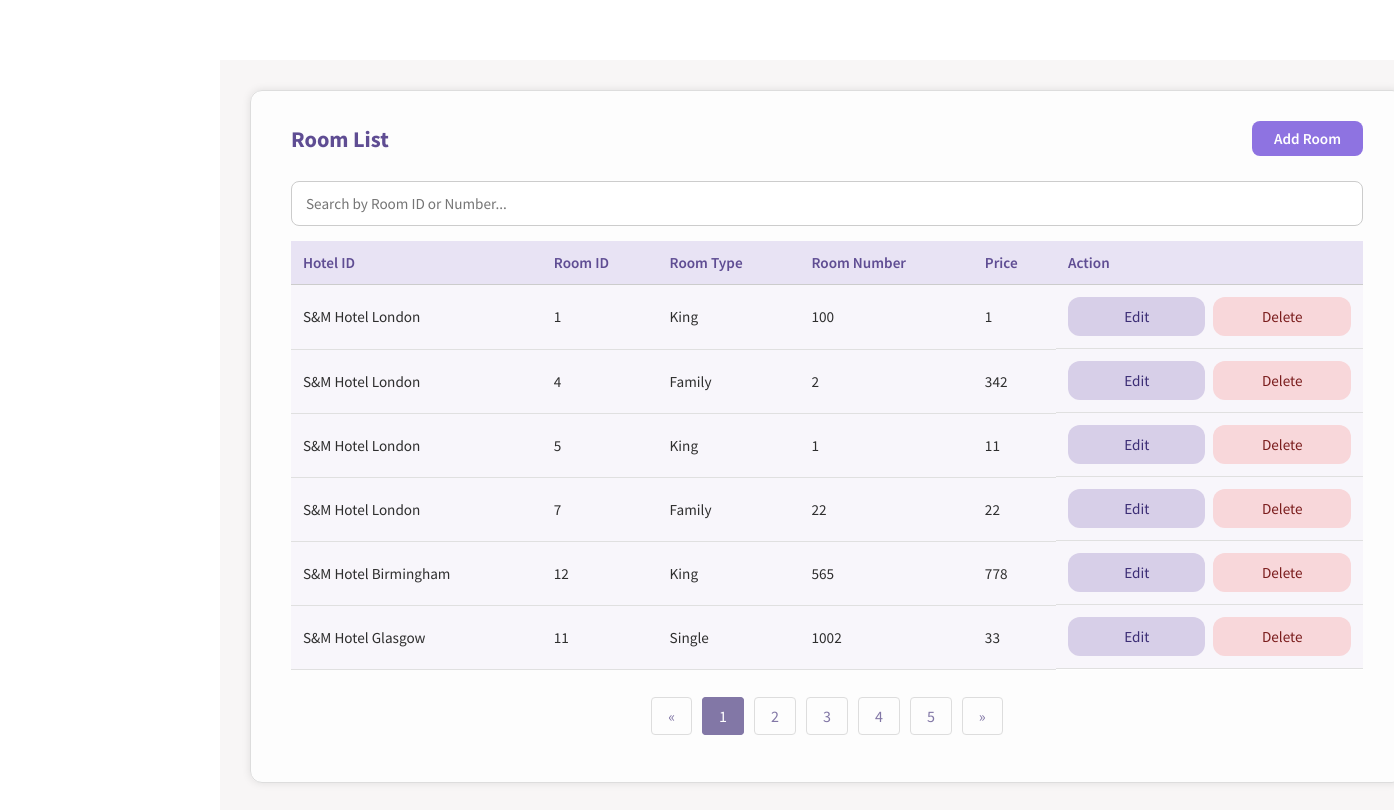
Before: /room.php (signed in) with the older database file.
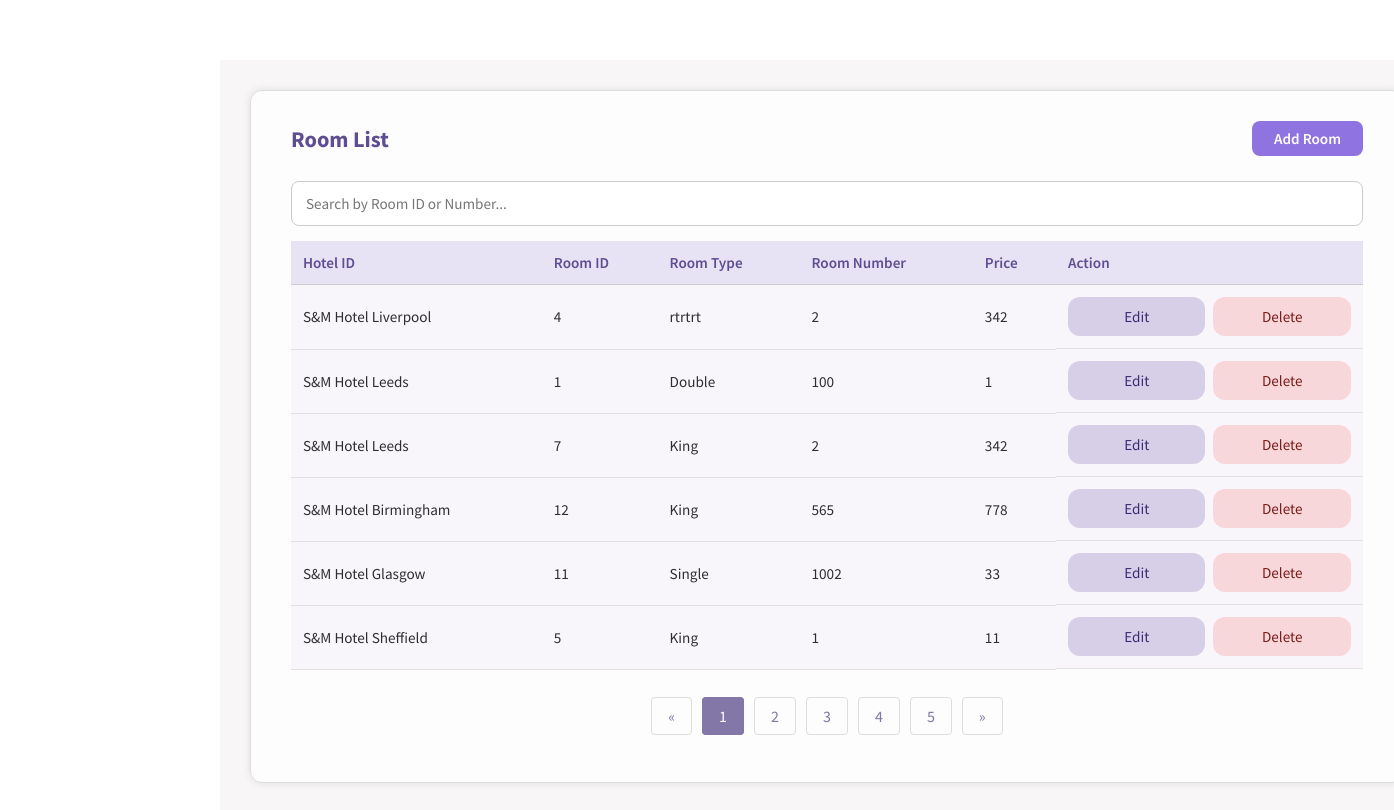
After: the same page with the newer database file.
### tables this page shows
CREATE TABLE ROOM(
ROOM_ID INTEGER NOT NULL PRIMARY KEY AUTOINCREMENT,
ROOM_NO INTEGER NOT NULL,
ROOM_TYPE_ID INTEGER NOT NULL,
PRICE DOUBLE(2) NOT NULL,
HOTEL_ID INTEGER NOT NULL,
FOREIGN KEY (ROOM_TYPE_ID) REFERENCES ROOM_TYPE(ROOM_TYPE_ID) ON DELETE CASCADE ON UPDATE CASCADE,
FOREIGN KEY (HOTEL_ID) REFERENCES HOTEL(HOTEL_ID) ON DELETE CASCADE ON UPDATE CASCADE
);

CREATE TABLE HOTEL(
HOTEL_ID INTEGER NOT NULL PRIMARY KEY AUTOINCREMENT,
HOTEL_NAME TEXT NOT NULL,
HOTEL_ADDRESS TEXT NOT NULL,
CITY TEXT NOT NULL,
POSTCODE TEXT NOT NULL,
HOTEL_TELNO TEXT NOT NULL UNIQUE,
HOTEL_EMAIL TEXT NOT NULL UNIQUE
);

CREATE TABLE ROOM_TYPE(
ROOM_TYPE_ID INTEGER  NOT NULL PRIMARY KEY AUTOINCREMENT,
ROOM_TYPE_NAME TEXT NOT NULL,
ROOM_TYPE_DESCRIPTION TEXT NOT NULL
);

### functions.php (the view, shortened to what this page needs)
<?php
function createDB()
{
    $db = new SQLite3('hotelSQL.db');
    $db->exec("PRAGMA foreign_keys = ON");
    return $db;
}
function RoomList($editingId = null)
{
    $db = createDB();
    $select_query = "SELECT * FROM ROOM r
INNER JOIN HOTEL h ON (r.HOTEL_ID = h.HOTEL_ID)
INNER JOIN ROOM_TYPE rt ON (r.ROOM_TYPE_ID = rt.ROOM_TYPE_ID)
ORDER BY HOTEL_ID ASC
";
    $result = $db->query($select_query);
    while ($row = $result->fetchArray(SQLITE3_ASSOC)) {
        if ($editingId == $row['ROOM_ID']) {
            echo "<tr><form method='post'>";
            echo "<td>";
            HotelDropdown('hotel-id', $row['HOTEL_ID']);
        echo "</td>";
            echo "<td>" . $row['ROOM_ID'] . "</td>";
            echo "<input type='hidden' name='room-id' value='" . $row['ROOM_ID'] . "'>";
            echo "<td>";
                RoomTypeDropdown('room-type-id', $row['ROOM_TYPE_ID']);
            echo "</td>";
            echo "<td>
                    <input type='number' name='room-number'
                           value='" . htmlspecialchars($row['ROOM_NO']) . "' required>
                  </td>";
            echo "<td>
                    <input type='number' step='0.01' name='room-price'
                           value='" . htmlspecialchars($row['PRICE']) . "' required>
                  </td>";
            echo "<td>
                    <input type='submit' class='submit-btn' name='save' value='Save'>
                    <input type='submit' class='delete-button-in-list' name='cancel' value='Cancel'>
                  </td>";
            echo "</form></tr>";
        } else {
            echo "<form method='post'><tr>";
            echo "<td>" . $row['HOTEL_NAME'] . "</td>";
            echo "<td>" . $row['ROOM_ID'] . "</td>";
            echo "<td>" . $row['ROOM_TYPE_NAME'] . "</td>";
            echo "<td>" . $row['ROOM_NO'] . "</td>";
            echo "<td>" . $row['PRICE'] . "</td>";
            echo "<td>
                    <input type='hidden' name='room-id' value='" . $row['ROOM_ID'] . "'>
                    <input type='submit' class='edit-button-in-list' name='edit' value='Edit'>
                    <input type='submit' class='delete-button-in-list' name='delete' value='Delete'>
                  </td>";
            echo "</tr></form>";
        }
    }
}
?>

### room.php (shortened to what this page needs)
<!DOCTYPE html>
<html lang="en">
<head>
    <link rel="stylesheet" href="style.css" />
</head>
<?php
require_once("functions.php");
$editingId = null;
?>
<body onload="loadNavbar()">
    <div class="main_content">
        <section class="add-container">
            <div class="heading-row">
                <h2>Room List</h2>
                <a class="add-btn" href="room-add.php">Add Room</a>
            </div>
            <div class="search-bar">
                <input type="text" id="searchInput" placeholder="Search by Room ID or Number..." autocomplete="off"
                    onkeyup="filterRoomList(this)">
            </div>
            <table class="base-table">
                <thead>
                    <tr>
                        <th>Hotel ID</th>
                        <th>Room ID</th>
                        <th>Room Type</th>
                        <th>Room Number</th>
                        <th>Price</th>
                        <th>Action</th>
                    </tr>
                </thead>
                <tbody>
                    <?php RoomList($editingId) ?>
                </tbody>
            </table>
            <br />
            <ul class="pagination">
                <li><a href="#">&laquo;</a></li>
                <li class="active"><a href="#">1</a></li>
                <li><a href="#">2</a></li>
                <li><a href="#">3</a></li>
                <li><a href="#">4</a></li>
                <li><a href="#">5</a></li>
                <li><a href="#">&raquo;</a></li>
            </ul>
        </section>
    </div>
</body>
</html>

### style.css (style rules this page uses)
html, body { margin: 0; padding: 0; box-sizing: border-box; }
*, *::before, *::after { box-sizing: inherit; }
* { font-family: "Source Sans Pro", Helvetica, sans-serif; }
.main_content { margin-top: 60px; margin-left: 220px; padding: 30px 40px 40px 30px; background: #f8f6f6; min-height: calc(100vh - 60px); color: #2e2e2e; flex: 1; width: 97%; }
.add-container h2 { color: #5f4d93; font-size: 1.4rem; font-weight: 700; margin-bottom: 20px; text-align: left; }
.add-container .search-bar { margin: 10px 0; padding: 5px 0; }
.add-container .search-bar input { display: block; width: 100%; padding: 12px 14px; border: 1px solid #ccc; }
.base-table { width: 100%; border-collapse: collapse; color: #2e2e2e; font-size: 0.95rem; background-color: #fff; }
.base-table thead { background-color: #e8e3f4; }
.base-table th { text-align: left; font-weight: 600; color: #5f4d93; padding: 12px; border-bottom: 1px solid #ccc; }
.base-table td { padding: 12px; border-bottom: 1px solid #e0e0e0; }
.base-table td:last-child { display: flex; justify-content: flex-start; align-items: center; gap: 8px; }
.base-table tr:nth-child(even) { background-color: #f8f6fb; }
.add-container { width: 90%; max-width: none; padding: 30px 40px 40px 40px; margin: 0 0 30px 0; background: rgba(255, 255, 255, 0.8); border-radius: 12px; border: 1px solid #ddd; box-shadow: 0 0 8px rgba(0, 0, 0, 0.1); }
.add-container input { padding: 10px; border: 1px solid #ccc; border-radius: 8px; font-size: 0.95rem; background-color: #fff; transition: border-color 0.3s, box-shadow 0.3s; }
.add-container td input[type="submit"] { padding: 10px 28px; border: none; border-radius: 12px; font-size: 0.95rem; font-weight: 500; cursor: pointer; }
.add-container .edit-button-in-list { background-color: #d7cfe8; color: #3b2d75; }
.add-container .delete-button-in-list { background-color: #f8d7da; color: #7a1c1c; }
.base-form input, .add-container input, .add-container select, .base-form select { width: 50%; max-width: 100%; }
.pagination { display: flex; justify-content: center; list-style-type: none; padding: 0; }
.pagination li { margin: 0 5px; }
.pagination a { text-decoration: none; color: #8277a6; padding: 8px 16px; border: 1px solid #ddd; border-radius: 4px; }
.pagination .active a { background-color: #8277a6; color: #ffffff; border: 1px solid #8277a6; }
.add-btn { display: inline-block; padding: 8px 22px; background-color: #8e73e1; color: #fff; border-radius: 8px; font-weight: 600; font-size: 0.95rem; text-decoration: none; transition: background 0.2s ease; }
.heading-row { display: flex; align-items: center; justify-content: space-between; margin-bottom: 20px; }
.heading-row h2 { margin: 0; color: #5f4d93; font-size: 1.4rem; font-weight: 700; }

Changed rows visible on the page:
changed room id 4: HOTEL_ID.HOTEL_NAME "S&M Hotel London" → "S&M Hotel Liverpool"; ROOM_TYPE_ID.ROOM_TYPE_NAME "Family" → "rtrtrt"; moves up the list
changed room id 1: HOTEL_ID.HOTEL_NAME "S&M Hotel London" → "S&M Hotel Leeds"; ROOM_TYPE_ID.ROOM_TYPE_NAME "King" → "Double"
changed room id 7: HOTEL_ID.HOTEL_NAME "S&M Hotel London" → "S&M Hotel Leeds"; ROOM_TYPE_ID.ROOM_TYPE_NAME "Family" → "King"; ROOM_NO "22" → "2"; PRICE "22" → "342"
changed room id 5: HOTEL_ID.HOTEL_NAME "S&M Hotel London" → "S&M Hotel Sheffield"; moves down the list
